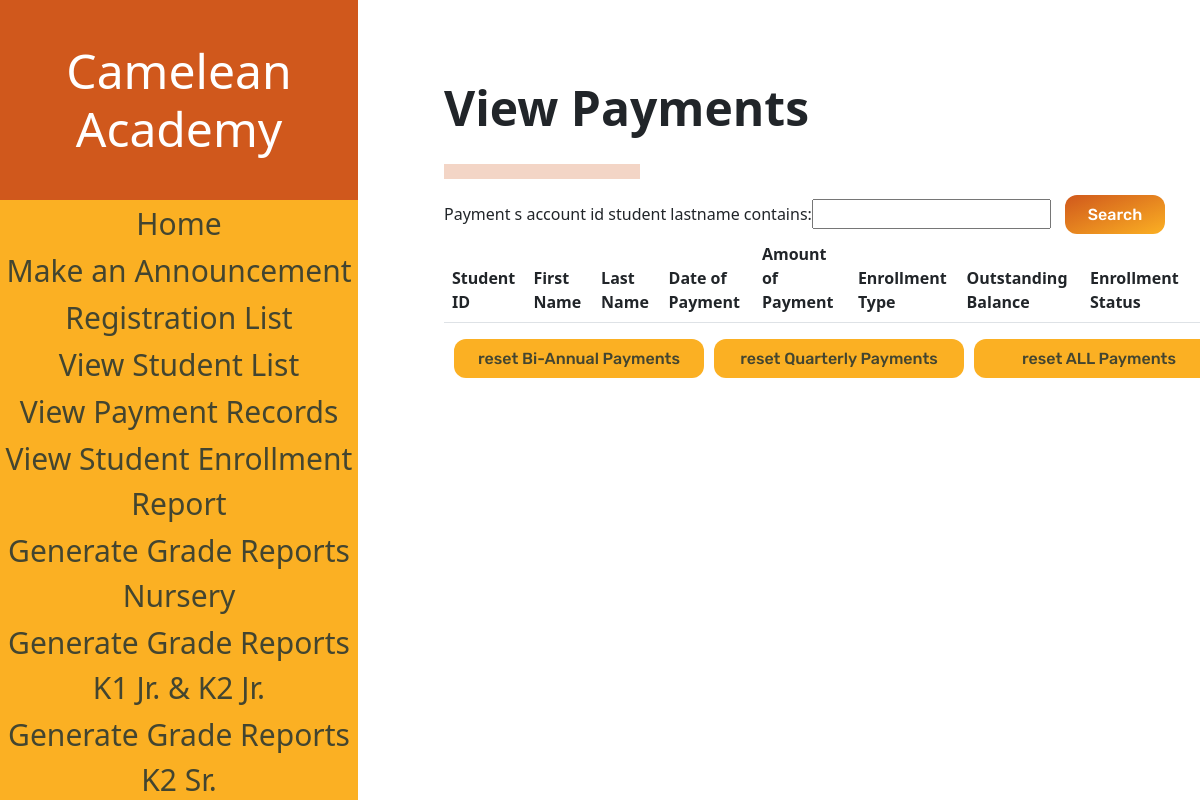
/paymentList (signed in), run on an earlier commit of the app's database.
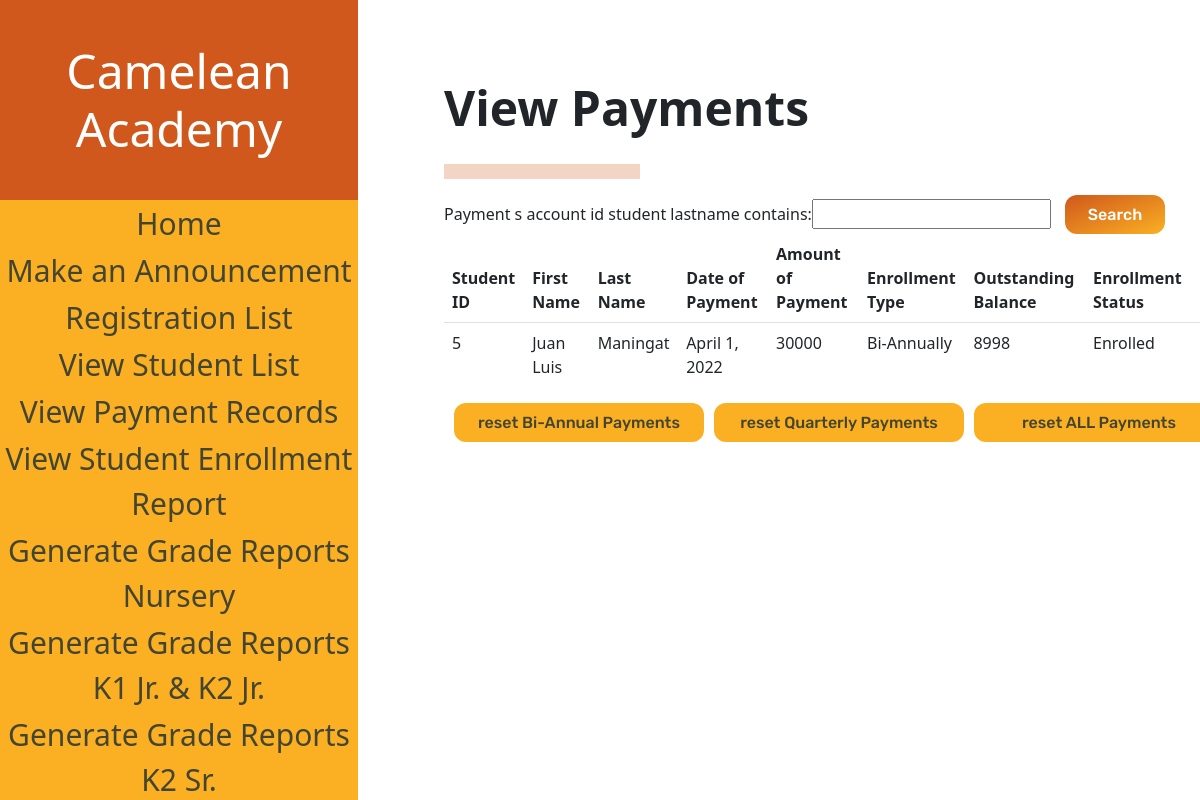
And on a later commit of the database.
### sis_app/models.py (models this page shows, shortened)
class Payment(models.Model):
    payment_s_account_id = models.ForeignKey(Student, on_delete=models.CASCADE, null=True)
    paymentdate_date = models.DateField(default = datetime.date.today(), null = False)
    payment_amount = models.IntegerField(null = False, validators=[MinValueValidator(0)], error_messages={"invalid":"Invalid"})
    outstandingbalance = models.IntegerField(default = 0)
    enrollment_type = models.CharField(max_length=20, default='Annually')
    payment_sy_end = 0
    outstandingbalance = models.IntegerField(default = 1000000)
    school_year_end=models.IntegerField(('year'), null = True)
    enrollment_type = models.CharField(max_length=20, default='Annually')
    def getenrollmentplan(self):
        return self.payment_s_account_id.student_enrollment_plan
    def getstudentfirstname(self):
        return self.payment_s_account_id.student_firstname
    def getstudentlastname(self):
        return self.payment_s_account_id.student_lastname
    def getstudentenrollmentstatus(self):
        return self.payment_s_account_id.enrollment_status
    def getstudentid(self):
        return self.payment_s_account_id.id

class Account(models.Model):
    username = models.CharField(max_length=128)
    password = models.CharField(max_length=128)#passwords should be stored hashed
    class Meta:
        abstract=True # Don't use this line if you want Contact to have its own table

class Student(Account):
    student_firstname = models.CharField(max_length=128, default=None)#
    student_lastname = models.CharField(max_length=128, default=None)#
    student_middlename = models.CharField(max_length=128, default=None)
    student_nickname = models.CharField(max_length=128, default=None)
    student_birthday = models.DateField(default=datetime.date.today())
    grade_levels = [
        ('Nursery','Nursery'),
        ('Kinder 1','Kinder 1'),
        ('Kinder 2 Junior', 'Kinder 2 Junior'),
        ('Kinder 2 Senior', 'Kinder 2 Senior'),
    ]
    student_grade_level = models.CharField(max_length=128, choices=grade_levels, default='Nursery')#
    status =[
    ('Not Enrolled','Not Enrolled'),
    ('Enrolled', 'Enrolled'),
    ]#
    sy = [tuple([x,x]) for x in range(2022,2035)]
    enrollment_status = models.CharField(max_length=20, choices=status,default='Not Enrolled')#
    student_schoolyear_start=models.IntegerField(choices=sy, default=None)#
    student_address = models.CharField(max_length=300, default=None)
    student_religion = models.CharField(max_length=128, default=None, blank=True, null = True)
    student_nationality = models.CharField(max_length=128, default=None)
    student_hobbies = models.TextField(max_length=500, default=None, blank=True, null = True)
    student_likes = models.TextField(max_length=500, default=None, blank=True, null = True)
    student_dislikes = models.TextField(max_length=500, default=None, blank=True, null = True)
    student_shm = models.TextField(max_length=500, default=None, blank=True, null = True)
    student_allergies = models.TextField(max_length=500, default=None, blank=True, null = True)
    student_sd = models.TextField(max_length=500, default=None, blank=True, null = True)
    student_oconsiderations = models.TextField(max_length=500, default=None, blank=True,null = True)
    student_guardianemail = models.EmailField(max_length = 254, default=None)
    student_f_firstname = models.CharField(max_length=128, default=None)
    student_f_lastname = models.CharField(max_length=128, default=None)
    student_f_middlename = models.CharField(max_length=128, default=None)
    student_f_telno = models.CharField(max_length=128, default=None)
    student_f_address = models.CharField(max_length=300, default=None)
    student_f_occupation = models.CharField(max_length=128, default=None, blank=True, null = True)
    student_f_employer = models.CharField(max_length=128, default=None, blank=True,null = True)
    student_f_oaddress = models.CharField(max_length=300, default=None, blank=True,null = True)
    student_f_otelno = models.CharField(max_length=128, default=None, blank=True,null = True)
    student_f_natureofbusiness = models.CharField(max_length=128, default=None, blank=True, null = True)
    student_m_firstname = models.CharField(max_length=128, default=None)
    student_m_lastname = models.CharField(max_length=128, default=None)
    student_m_middlename = models.CharField(max_length=128, default=None)
    student_m_telno = models.CharField(max_length=128, default=None)
    student_m_address = models.CharField(max_length=300, default=None)
    student_m_occupation = models.CharField(max_length=128, default=None, blank=True, null = True)
    student_m_employer = models.CharField(max_length=128, default=None, blank=True, null = True)
    student_m_oaddress = models.CharField(max_length=300, default=None, blank=True, null = True)
    student_m_otelno = models.CharField(max_length=128, default=None, blank=True, null = True)
    student_m_natureofbusiness = models.CharField(max_length=128, default=None, blank=True, null = True)
    student_sibling_name = models.CharField(max_length=300, default=None, blank=True, null = True)
    student_sibling_gender = models.CharField(max_length=128, default=None, blank=True, null = True)
    student_sibling_age = models.IntegerField(default=None, blank=True, null = True)
    student_sibling_school=models.CharField(max_length=300, default=None, blank=True, null = True)
    student_medexp = models.BooleanField(default = False)
    student_rules = models.BooleanField(default = False)
    student_accuracy = models.BooleanField(default = False)
    student_signedname = models.CharField(max_length=300, default=None)
    student_signdate = models.DateField(default=datetime.date.today())
    enrollment_plan_choices =[
    ('Annually','Annually'),
    ('Bi-Annually', 'Bi-Annually'),
    ('Quarterly', 'Quarterly'),
    ]
    student_enrollment_plan = models.CharField(max_length=20, choices=enrollment_plan_choices,default='Annually')

### sis_app/views.py (the view)
# urls.py: path('paymentList',views.paymentList, name="payment_list"),
@login_required(login_url='sis_app:log_in')
def paymentList(request):
    if request.user.is_superuser:
        payments = Payment.objects.all()
        myPFilter = PaymentFilter(request.GET, queryset=payments)
        payments = myPFilter.qs
        context = {'paymentList' : payments, 'myPFilter': myPFilter}
        return render(request,"sis_app/paymentList.html", context)
    else:
        return redirect('sis_app:home')

### sis_app/templates/sis_app/paymentList.html (shortened to what this page needs)
<!DOCTYPE html>
<html>
{% load static %}
<head>
    <link href="https://cdn.jsdelivr.net/npm/bootstrap@5.1.3/dist/css/bootstrap.min.css" rel="stylesheet">
    <link rel="stylesheet" href="{% static "styles\pList.css" %}" type="text/css">
</head>
<body>
    <div class="navbar">
        <div class="navbar-table-container">
            <table class = "navbarTable">
                <thead class= "border-bottom font-weight-bold">
                    <h1 class = "navbarHeader">
                        Camelean Academy
                    </h1>
                </thead>
                <tbody>
                    <tr class = "navbarTr">
                        <td data-heading="Testing"><a class="buttonDesignNegative" href="{% url 'sis_app:home' %}">Home</a></td>
                    </tr>
                    <tr class = "navbarTr">
                        <td data-heading="Testing"><a class="buttonDesignNegative" href="{% url 'sis_app:announcement_form' %}">Make an Announcement</a></td>
                    </tr>
                    <tr class = "navbarTr">
                        <td data-heading="Testing"><a class="buttonDesignNegative" href="{% url 'sis_app:registration_list' %}">Registration List</a></td>
                    </tr>
                    <tr class = "navbarTr">
                        <td data-heading="Testing"><a class="buttonDesignNegative" href="{% url 'sis_app:student_list' %}">View Student List</a></td>
                    </tr>
                    <tr class = "navbarTr">
                        <td data-heading="Testing"><a class="buttonDesignNegative" href="{% url 'sis_app:payment_list' %}">View Payment Records</a></td>
                    </tr>
                    <tr class = "navbarTr">
                        <td data-heading="Testing"><a class="buttonDesignNegative" href="{% url 'sis_app:student_enrollment' %}">View Student Enrollment Report</a></td>
                    </tr>
                    <tr class = "navbarTr">
                        <td data-heading="Testing"><a class="buttonDesignNegative" href="{% url 'sis_app:grade_report_nursery' %}">Generate Grade Reports<br> Nursery</a></td>
                    </tr>
                    <tr class = "navbarTr">
                        <td data-heading="Testing"><a class="buttonDesignNegative" href="{% url 'sis_app:grade_report_k1k2jr' %}">Generate Grade Reports<br> K1 Jr. & K2 Jr.</a></td>
                    </tr>
                    <tr class = "navbarTr">
                        <td data-heading="Testing"><a class="buttonDesignNegative" href="{% url 'sis_app:grade_report_kinder2senior' %}">Generate Grade Reports<br> K2 Sr.</a></td>
                    </tr>
                </tbody>
            </table>
        </div>
    </div>
    <div class = "elements">
        <h2 class="pageHeading">View Payments</h2>
        <hr id = "baseHR">
        <div class="form-container">
            <form method="get" style=>
                {{myPFilter.form}}
                <button class="buttonDesignPositive" type="submit">Search</button>
            </form>
        </div>
        <div class="table-container">
            <table class = "table table-borderless">
                <thead class= "border-bottom font-weight-bold">
                    <tr>
                        <th>Student ID</th>
                        <th>First Name</th>
                        <th>Last Name</th>
                        <th>Date of Payment</th>
                        <th>Amount of Payment</th>
                        <th>Enrollment Type</th>
                        <th>Outstanding Balance</th>
                        <th>Enrollment Status</th>
                        <th></th>
                    </tr>
                </thead>
                <tbody>
                    {% for payment in paymentList %}
                    <tr>
                        <td data-heading="Student ID">{{payment.getstudentid}}</td>
                        <td data-heading="First Name">{{payment.getstudentfirstname}}</td>
                        <td data-heading="Last Name">{{payment.getstudentlastname}}</td>
                        <td data-heading="Date of Payment">{{payment.paymentdate_date}}</td>
                        <td data-heading="Amount of Payment">{{payment.payment_amount}}</td>
                        <td data-heading="Enrollment Type">{{payment.getenrollmentplan}}</td>
                        <td data-heading="Outstanding Balance">{{payment.outstandingbalance}}</td>
                        <td data-heading="Enrollment Status">{{payment.getstudentenrollmentstatus}}</td>
                    </tr>
                    {% endfor %}
                </tbody>
            </table>
        </div>
        <div class="buttonContainer">
            <a class="buttonDesignNegative-elements" id="filterButton" href="{% url 'sis_app:reset_BA' %}">reset Bi-Annual Payments</a>
            <a class="buttonDesignNegative-elements" id="filterButton" href="{% url 'sis_app:reset_Q' %}">reset Quarterly Payments</a>
            <a class="buttonDesignNegative-elements" id="filterButton" href="{% url 'sis_app:reset_ALL' %}">reset ALL Payments</a>
        </div>
    </div>
</body>
</html>

### sis_app/static/styles/pList.css (style rules this page uses)
.navbarHeader { display: flex; justify-content: center; align-items: center; background-color: #D0581C; margin:0; color: #FFFFFF; height: 25vh; width: 358px; font-weight: 200; font-size: 48px; text-align: center; }
.navbarTable { background-color: #FBB023; height: 75vh; width: 358px; margin:0; padding:0; position: relative; }
.navbarTr { text-align: center; font-size: 30px; }
a:visited, a:link { color: #434530; text-decoration: none; }
.navbar { margin:0; padding:0; position:fixed; }
body { display: flex; }
.elements { margin-left: 444px; }
h2 { padding-top: 79px; font-weight: 700; font-size: 48px; }
#baseHR { background-color:#D0581C; width:196px; height:15px; margin-top: 27px; }
.buttonDesignPositive { background: linear-gradient(to bottom right, #D0581C, #FBB023); border: 0; border-radius: 12px; color: #FFFFFF; cursor: pointer; display: inline-block; font-family: "Rubik", sans-serif; font-size: 16px; font-weight: 500; height: 39px; line-height: 2.5; outline: transparent; padding: 0 1rem; text-align: center; text-decoration: none; transition: box-shadow .2s ease-in-out; user-select: none; -webkit-user-select: none; touch-action: manipulation; white-space: nowrap; width: 100px; margin-left: 10px; }
.buttonContainer { display:flex; justify-content: space-evenly; }
#filterButton { background: #FBB023; border: 0; border-radius: 12px; cursor: pointer; display: inline-block; font-family: "Rubik", sans-serif; font-size: 16px; font-weight: 500; height: 39px; line-height: 2.5; outline: transparent; padding: 0 1rem; text-align: center; text-decoration: none; white-space: nowrap; width: 250px; margin-left: 10px; }

What changed in the data, as far as the page shows it:
added Payment: getstudentid "5", getstudentfirstname "Juan Luis", getstudentlastname "Maningat", paymentdate_date "April 1, 2022", payment_amount "30000", getenrollmentplan "Bi-Annually", outstandingbalance "8998", getstudentenrollmentstatus "Enrolled"
